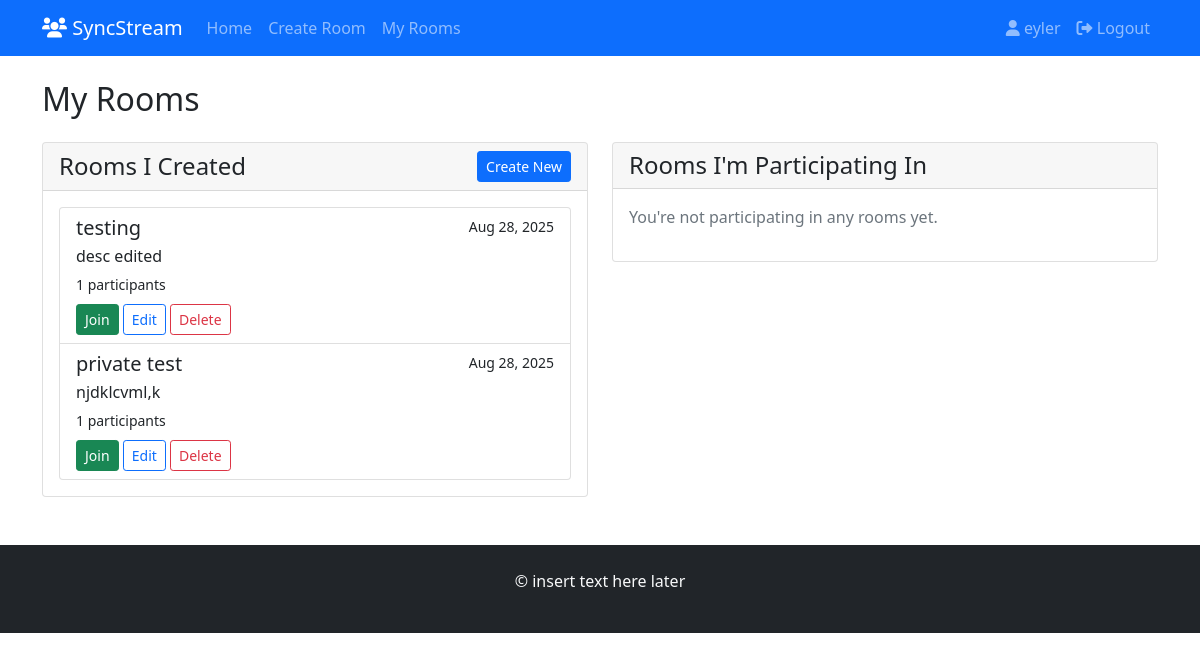
The app's page /rooms/my-rooms/ (signed in), older data.
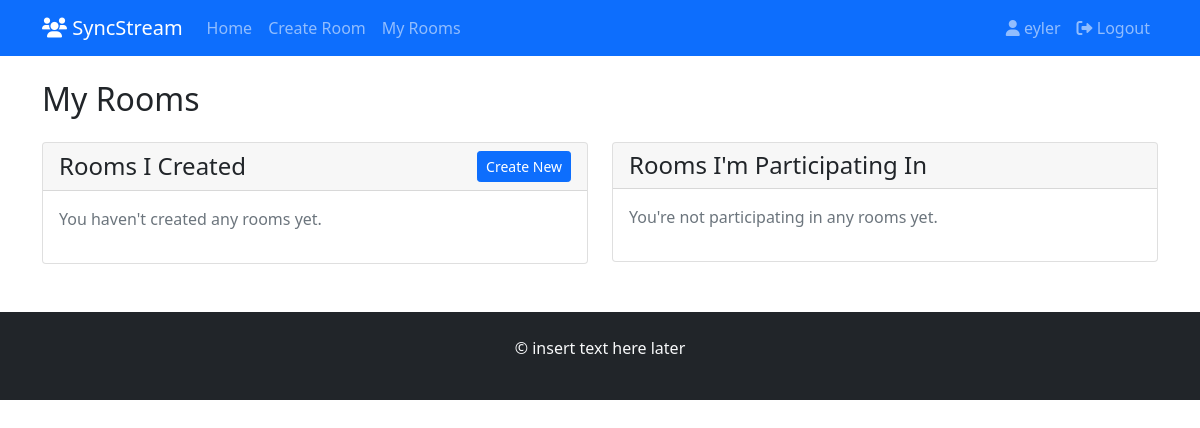
The same page, newer data.
### users/models.py (models this page shows, shortened)
class CustomUser(AbstractUser):
    profile_picture = models.ImageField(upload_to='profile_pics/', blank=True, null=True)
    bio = models.TextField(max_length=500, blank=True)
    last_activity = models.DateTimeField(default=timezone.now)
    is_online = models.BooleanField(default=False)

### rooms/models.py (models this page shows, shortened)
class Room(models.Model):
    id = models.UUIDField(primary_key=True, default=uuid.uuid4, editable=False)
    name = models.CharField(max_length=100)
    description = models.TextField(blank=True)
    creator = models.ForeignKey(settings.AUTH_USER_MODEL, on_delete=models.CASCADE, related_name='created_rooms')
    created_at = models.DateTimeField(auto_now_add=True)
    is_private = models.BooleanField(default=False)
    password = models.CharField(max_length=50, blank=True, null=True)
    max_users = models.PositiveIntegerField(default=10)
    is_active = models.BooleanField(default=True)
    is_locked = models.BooleanField(default=False)
    allow_screen_share = models.BooleanField(default=True)
    allow_chat = models.BooleanField(default=True)
    current_video_url = models.URLField(blank=True, null=True)
    video_state = models.CharField(max_length=20, default='paused')
    video_timestamp = models.FloatField(default=0)
    last_video_update = models.DateTimeField(blank=True, null=True)
    deleted_at = models.DateTimeField(blank=True, null=True)

### rooms/views.py (the view)
# urls.py: path('my-rooms/', views.user_rooms, name='user_rooms'),
@login_required
def user_rooms(request):
    created_rooms = Room.objects.filter(creator=request.user)
    participant_rooms = Room.objects.filter(
        participants__user=request.user,
        participants__is_online=True,
        is_active=True
    ).exclude(creator=request.user).distinct()
    return render(request, 'rooms/user_rooms.html', {
        'created_rooms': created_rooms,
        'participant_rooms': participant_rooms,
    })

### templates/rooms/user_rooms.html (shortened to what this page needs)
{% extends 'base.html' %}
{% block content %}
<h2 class="mb-4">My Rooms</h2>
<div class="row">
    <div class="col-md-6">
        <div class="card">
            <div class="card-header d-flex justify-content-between align-items-center">
                <h4 class="mb-0">Rooms I Created</h4>
                <a href="{% url 'rooms:create_room' %}" class="btn btn-primary btn-sm">Create New</a>
            </div>
            <div class="card-body">
                {% if created_rooms %}
                <div class="list-group">
                    {% for room in created_rooms %}
                    <div class="list-group-item {% if not room.is_active %}list-group-item-secondary{% endif %}">
                        <div class="d-flex w-100 justify-content-between">
                            <h5 class="mb-1">
                                {{ room.name }}
                            </h5>
                            <small>{{ room.created_at|date:"M d, Y" }}</small>
                        </div>
                        <p class="mb-1">{{ room.description|truncatewords:10 }}</p>
                        <small>{{ room.participants.count }} participants</small>
                        <div class="mt-2">
                            {% if room.is_active %}
                            <a href="{% url 'rooms:room_detail' room.id %}" class="btn btn-success btn-sm">Join</a>
                            <a href="{% url 'rooms:edit_room' room.id %}" class="btn btn-outline-primary btn-sm">Edit</a>
                            <form action="{% url 'rooms:delete_room' room.id %}" method="post" class="d-inline">
                                <button type="submit" class="btn btn-outline-danger btn-sm"
                                        onclick="return confirm('Are you sure you want to delete this room?')">
                                    Delete
                                </button>
                            </form>
                            {% endif %}
                        </div>
                    </div>
                    {% endfor %}
                </div>
                {% else %}
                <p class="text-muted">You haven't created any rooms yet.</p>
                {% endif %}
            </div>
        </div>
    </div>
    <div class="col-md-6">
        <div class="card">
            <div class="card-header">
                <h4 class="mb-0">Rooms I'm Participating In</h4>
            </div>
            <div class="card-body">
                {% if participant_rooms %}
                <div class="list-group">
                    {% for room in participant_rooms %}
                    <a href="{% url 'room_detail' room.id %}" class="list-group-item list-group-item-action">
                        <div class="d-flex w-100 justify-content-between">
                            <h5 class="mb-1">{{ room.name }}</h5>
                            <small>By {{ room.creator.username }}</small>
                        </div>
                        <p class="mb-1">{{ room.description|truncatewords:10 }}</p>
                        <small>{{ room.participants.count }} participants</small>
                    </a>
                    {% endfor %}
                </div>
                {% else %}
                <p class="text-muted">You're not participating in any rooms yet.</p>
                {% endif %}
            </div>
        </div>
    </div>
</div>
{% endblock %}

### templates/base.html (shortened to what this page needs)
<!DOCTYPE html>
<html lang="en">
<head>
    <link href="https://cdn.jsdelivr.net/npm/bootstrap@5.1.3/dist/css/bootstrap.min.css" rel="stylesheet">
    <link href="https://cdnjs.cloudflare.com/ajax/libs/font-awesome/6.0.0/css/all.min.css" rel="stylesheet">
    {% load static %}
    <link href="{% static 'css/style.css' %}" rel="stylesheet">
</head>
<body>
    <nav class="navbar navbar-expand-lg navbar-dark bg-primary">
        <div class="container">
            <a class="navbar-brand" href="{% url 'home' %}">
                <i class="fas fa-users"></i> SyncStream
            </a>
            <div class="collapse navbar-collapse" id="navbarNav">
                <ul class="navbar-nav me-auto">
                    <li class="nav-item">
                        <a class="nav-link" href="{% url 'home' %}">Home</a>
                    </li>
                    {% if user.is_authenticated %}
                    <li class="nav-item">
                        <a class="nav-link" href="{% url 'rooms:create_room' %}">Create Room</a>
                    </li>
                    <li class="nav-item">
                        <a class="nav-link" href="{% url 'rooms:user_rooms' %}">My Rooms</a>
                    </li>
                    {% endif %}
                </ul>
                <ul class="navbar-nav">
                    {% if user.is_authenticated %}
                    <li class="nav-item">
                        <a class="nav-link" href="{% url 'profile' %}">
                            <i class="fas fa-user"></i> {{ user.username }}
                        </a>
                    </li>
                    <li class="nav-item">
                        <form action="{% url 'logout' %}" method="post" class="d-inline">
                            <button type="submit" class="nav-link btn btn-link" style="border: none; background: none;">
                                <i class="fas fa-sign-out-alt"></i> Logout
                            </button>
                        </form>
                    </li>
                    {% endif %}
                </ul>
            </div>
        </div>
    </nav>
    <main class="container mt-4">
        {% block content %}
        {% endblock %}
    </main>
    <footer class="bg-dark text-light py-4 mt-5">
        <div class="container text-center">
            <p>&copy; insert text here later</p>
        </div>
    </footer>
</body>
</html>

Row changes from the older to the newer data that the page shows:
removed Room: name "testing", created_at "Aug 28, 2025", description "desc edited", participants.count "1", is_active "Join"
removed Room: name "private test", created_at "Aug 28, 2025", description "njdklcvml,k", participants.count "1", is_active "Join"
Text that changed along with them:
text now shown: "You haven't created any rooms yet."
